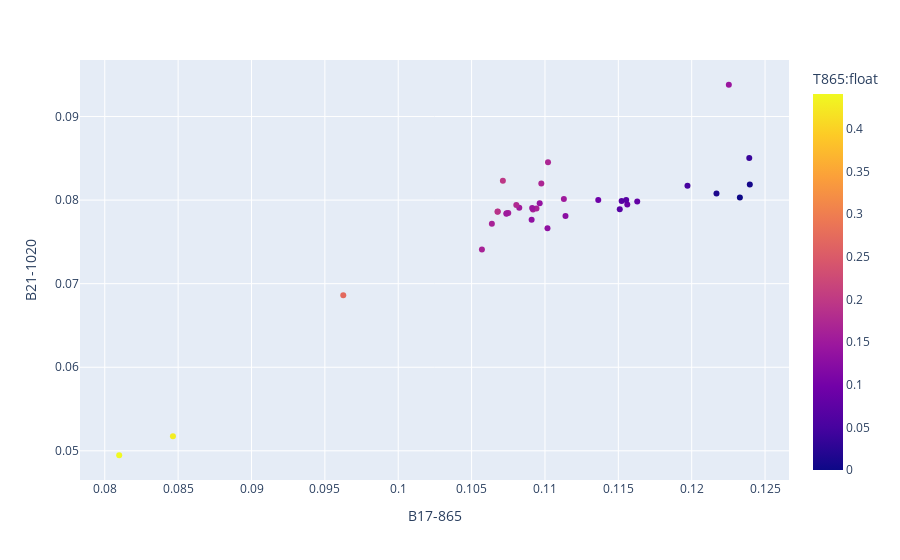

The notebook cell saved with this chart:
### Code cell
px.scatter(df, x=df['B17-865'], y=df['B21-1020'], color='T865:float')

### Figure 1 — Plotly figure (JSON) as saved in the notebook; plotly's stock layout.template omitted (floating-point values rounded to 4 significant figures)
{"data": [{"hovertemplate": "B17-865=%{x}<br>B21-1020=%{y}<br>T865:float=%{marker.color}<extra></extra>", "legendgroup": "", "marker": {"color": [0.1638, 0.1638, 0.1512, 0.0378, 0.006299, 0.08819, 0.1323, 0.189, 0.189, 0, 0.09449, 0.1701, 0.4409, 0.0126, 0.1638, 0.2709, 0.1323, 0.05039, 0.1701, 0.1953, 0.1575, 0.1575, 0.1512, 0.1449, 0.1512, 0.08189, 0.126, 0.1449, 0.1386, 0.1638, 0.06929, 0.1764, 0.06929, 0.06929, 0.4283], "coloraxis": "coloraxis", "symbol": "circle"}, "mode": "markers", "name": "", "orientation": "v", "showlegend": false, "type": "scatter", "x": [0.1092, 0.1094, 0.1113, 0.1239, 0.124, 0.1156, 0.1102, 0.1068, 0.1068, 0.1233, 0.1136, 0.1098, 0.08098, 0.1217, 0.1057, 0.09626, 0.1091, 0.1197, 0.1102, 0.1071, 0.1074, 0.1075, 0.1082, 0.1091, 0.1074, 0.1163, 0.1114, 0.1225, 0.1096, 0.1064, 0.1151, 0.108, 0.1152, 0.1155, 0.08465], "xaxis": "x", "y": [0.07888, 0.07899, 0.08014, 0.08503, 0.08188, 0.07948, 0.07663, 0.0786, 0.07862, 0.08031, 0.08001, 0.08199, 0.04947, 0.0808, 0.0741, 0.06862, 0.07765, 0.08172, 0.08452, 0.0823, 0.07842, 0.07846, 0.07908, 0.07904, 0.07837, 0.07983, 0.07809, 0.0938, 0.07963, 0.07718, 0.0789, 0.07943, 0.0799, 0.08001, 0.05174], "yaxis": "y"}], "layout": {"autosize": true, "coloraxis": {"colorbar": {"title": {"text": "T865:float"}}, "colorscale": [[0, "#0d0887"], [0.1111, "#46039f"], [0.2222, "#7201a8"], [0.3333, "#9c179e"], [0.4444, "#bd3786"], [0.5556, "#d8576b"], [0.6667, "#ed7953"], [0.7778, "#fb9f3a"], [0.8889, "#fdca26"], [1, "#f0f921"]]}, "legend": {"tracegroupgap": 0}, "margin": {"t": 60}, "xaxis": {"anchor": "y", "autorange": true, "domain": [0, 1], "range": [0.07833, 0.1266], "title": {"text": "B17-865"}, "type": "linear"}, "yaxis": {"anchor": "x", "autorange": true, "domain": [0, 1], "range": [0.04633, 0.09694], "title": {"text": "B21-1020"}, "type": "linear"}}}
